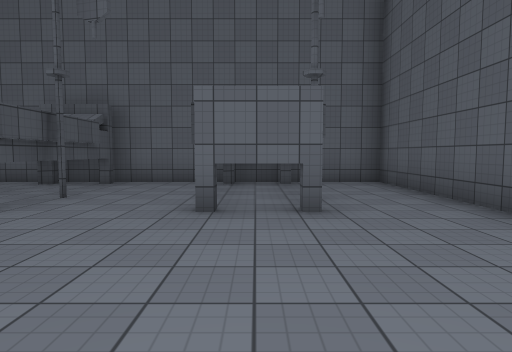
View 1 (above)

23 first-person views from a walk through a scene from a Unity 3-D project. The camera is 1.4 m above the floor, tilts 4° down and sees 75° across. The floor is counted in squares, 2 m on a side. Each view is taken from the middle of a square. On the plan, view 1 faces up. The plan holds only what a view shows up to about 10 squares ahead; the rest is blank. The place goes on beyond the plan. The player is left out. Surface patterns are stand-ins for the level's own textures.

View 2
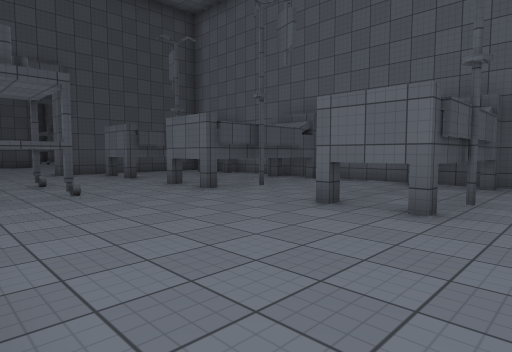

View 3
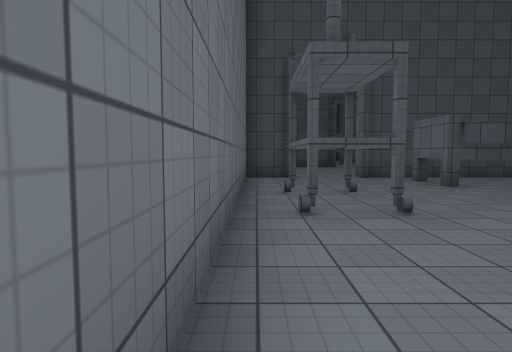

View 4
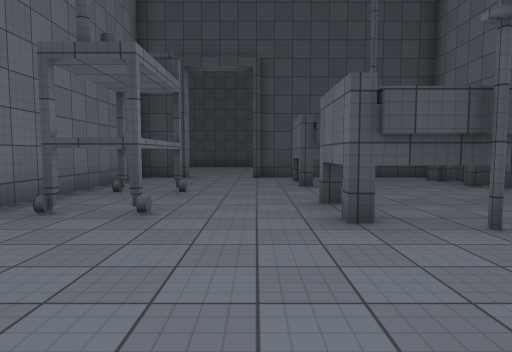

View 5
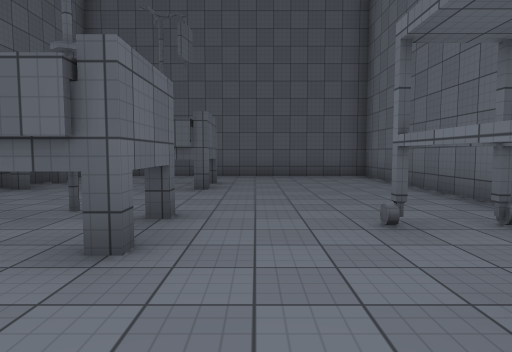

View 6
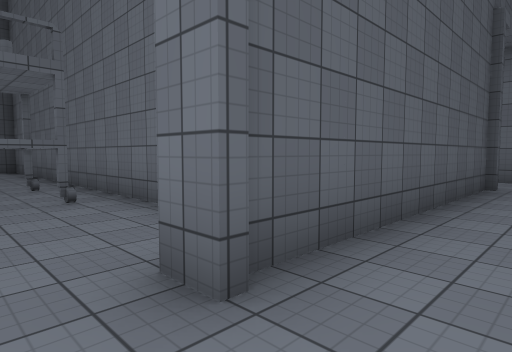

View 7
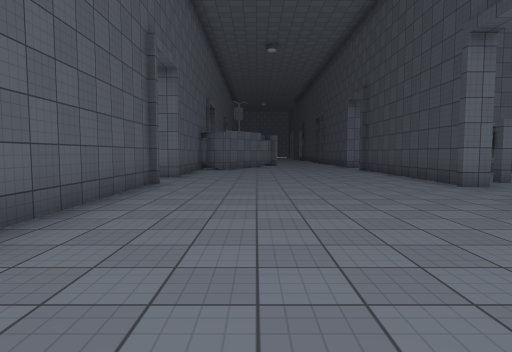

View 8
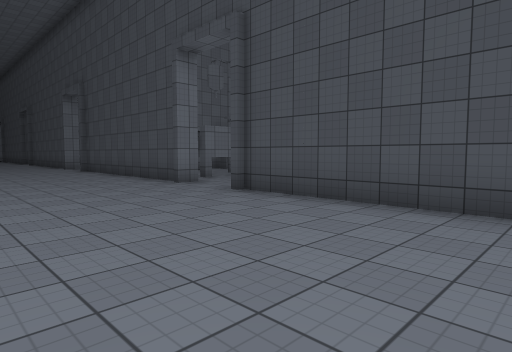

View 9
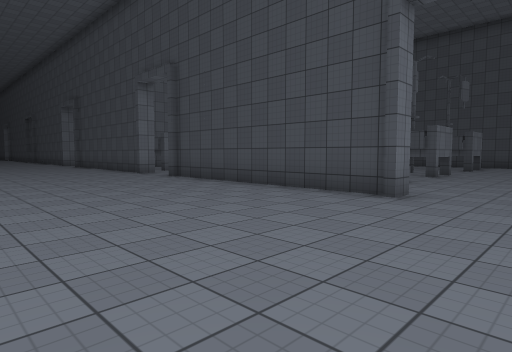

View 10
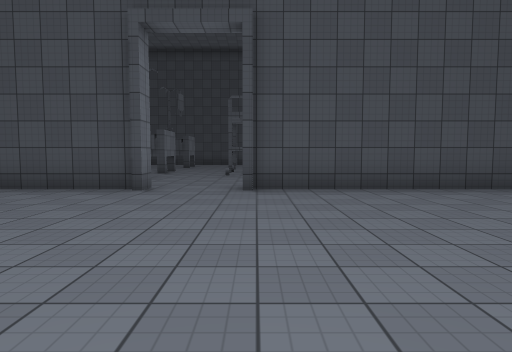

View 11
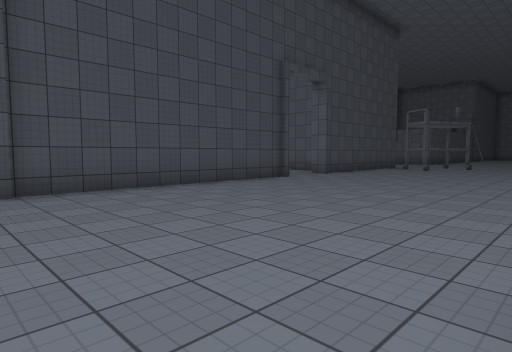

View 12
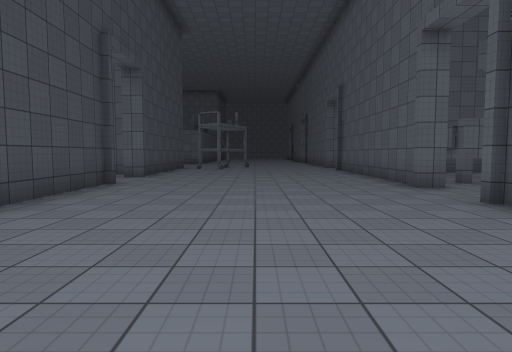

View 13
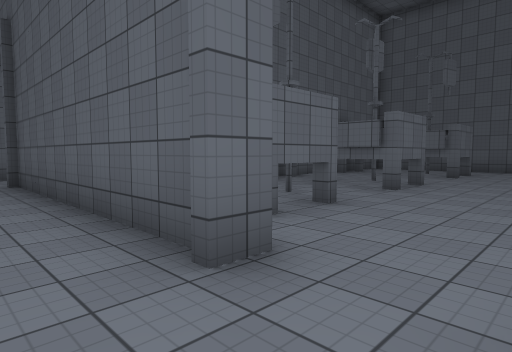

View 14
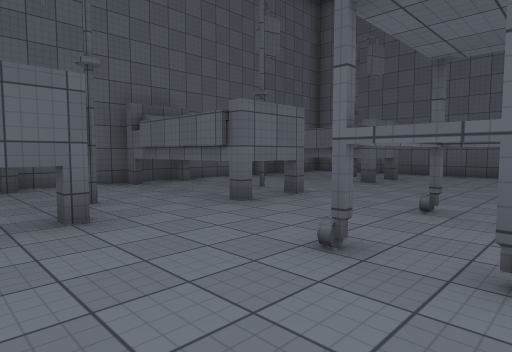

View 15
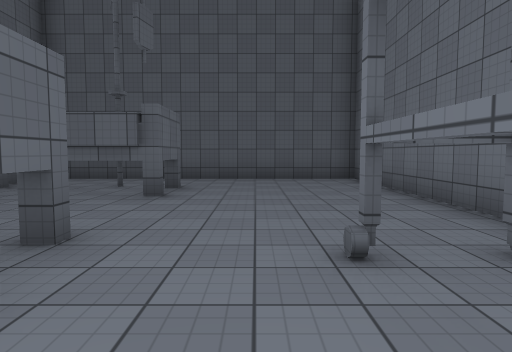

View 16
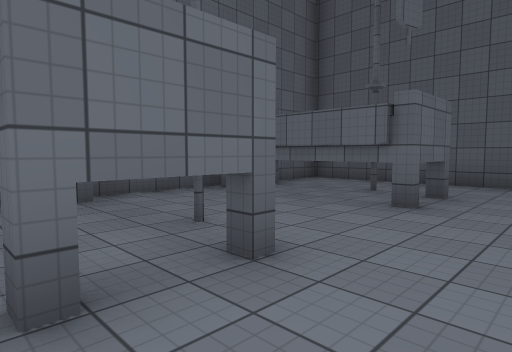

View 17
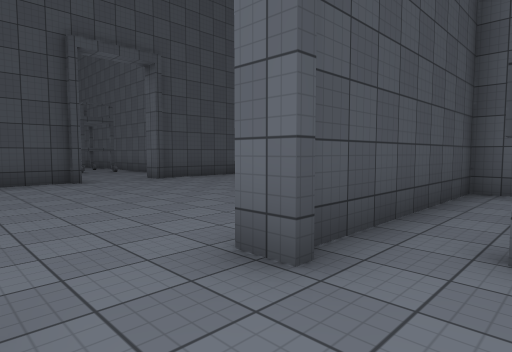

View 18
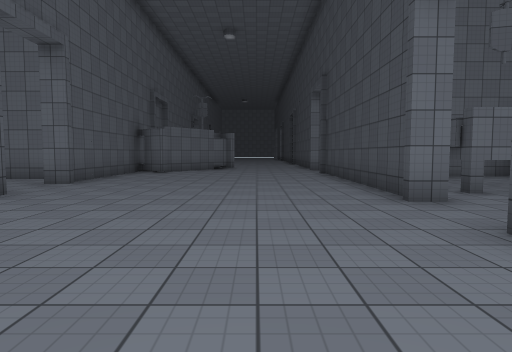

View 19
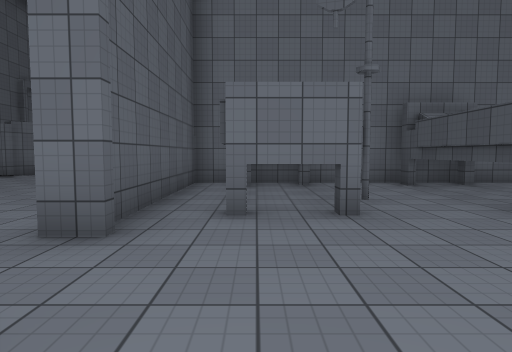

View 20
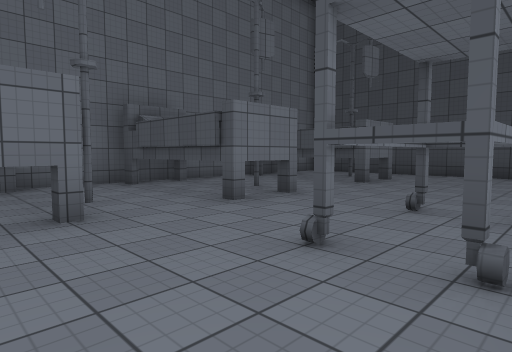

View 21
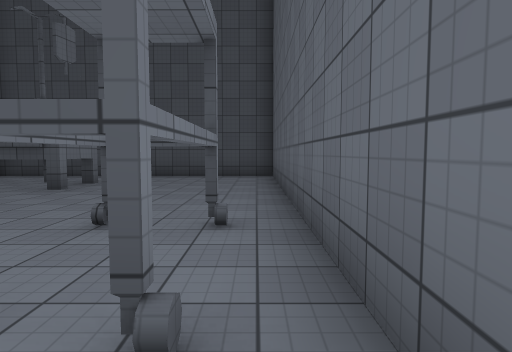

View 22
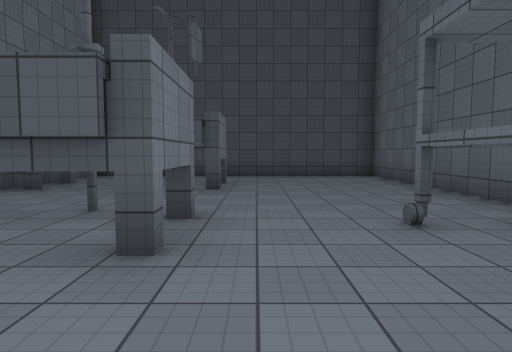

View 23
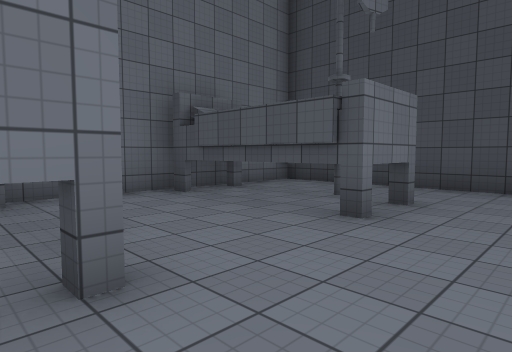

### Floor plan
Key: @ floor where view 1 was taken; # wall or solid block; . floor; T thing the floor can be seen under or through.
Columns run from 29 left of view 1 to 3 right of it. Each row starts with its distance up from view 1.
 15             ##......#  ..#...T..#
 14            .........###..##..T..#
 13            .........###..#...T..#
 12              #......#...........#
 11              #..................#
 10              #..........##......#
  9              #......#...........#
  8              #......#############
  7              #......###..T...#..#
  6           ...#......# #..T...#..#
  5         ............###..TT..#..#
  4        ............ ###..T...#..#
  3        ...   #......#...........#
  2        #     #..................#
  1              #......#...##......#
  0              #......#........@..#
 -1 ##########   #......#############
 -2 #........... #......#
 -3 #......##...........#
 -4 #...................#
 -5 #............#......#
 -6 #..T...T..##.#.......
 -7 #..T..TT..# .#.......
 -8 #..T...T..# .#......#.
 -9 #..T...T..##.#......###
-10 ##############......#

Positions as (right, up) in squares from view 1, and headings:
1: (0, 0), facing up
2: (2, 0), facing up-left
3: (0, 0), facing left
4: (0, 3), facing left
5: (-7, 3), facing right
6: (-11, 2), facing down-right
7: (-12, 2), facing down
8: (-12, 2), facing down-left
9: (-11, 6), facing down-left
10: (-10, 6), facing left
11: (-10, 5), facing up-left
12: (-13, 5), facing up
13: (-11, 10), facing up-right
14: (-8, 9), facing up-right
15: (-6, 11), facing right
16: (-5, 11), facing up-right
17: (-8, 10), facing up-left
18: (-14, 0), facing down
19: (-18, -2), facing down
20: (-18, -2), facing down-left
21: (-19, -2), facing left
22: (-19, -5), facing left
23: (-22, -4), facing down-left
